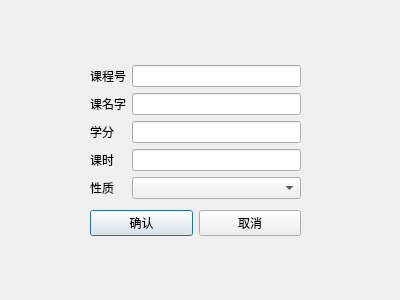
<?xml version="1.0" encoding="UTF-8"?>
<ui version="4.0">
 <class>courseeditdialog</class>
 <widget class="QDialog" name="courseeditdialog">
  <property name="geometry">
   <rect>
    <x>0</x>
    <y>0</y>
    <width>400</width>
    <height>300</height>
   </rect>
  </property>
  <property name="windowTitle">
   <string>Dialog</string>
  </property>
  <widget class="QWidget" name="">
   <property name="geometry">
    <rect>
     <x>90</x>
     <y>60</y>
     <width>211</width>
     <height>182</height>
    </rect>
   </property>
   <layout class="QVBoxLayout" name="verticalLayout_3">
    <item>
     <layout class="QHBoxLayout" name="horizontalLayout">
      <item>
       <layout class="QVBoxLayout" name="verticalLayout">
        <item>
         <widget class="QLabel" name="label">
          <property name="text">
           <string>课程号</string>
          </property>
         </widget>
        </item>
        <item>
         <widget class="QLabel" name="label_2">
          <property name="text">
           <string>课名字</string>
          </property>
         </widget>
        </item>
        <item>
         <widget class="QLabel" name="label_3">
          <property name="text">
           <string>学分</string>
          </property>
         </widget>
        </item>
        <item>
         <widget class="QLabel" name="label_4">
          <property name="text">
           <string>课时</string>
          </property>
         </widget>
        </item>
        <item>
         <widget class="QLabel" name="label_5">
          <property name="text">
           <string>性质</string>
          </property>
         </widget>
        </item>
       </layout>
      </item>
      <item>
       <layout class="QVBoxLayout" name="verticalLayout_2">
        <item>
         <widget class="QLineEdit" name="id"/>
        </item>
        <item>
         <widget class="QLineEdit" name="name"/>
        </item>
        <item>
         <widget class="QLineEdit" name="credit"/>
        </item>
        <item>
         <widget class="QLineEdit" name="hour"/>
        </item>
        <item>
         <widget class="QComboBox" name="type"/>
        </item>
       </layout>
      </item>
     </layout>
    </item>
    <item>
     <layout class="QHBoxLayout" name="horizontalLayout_2">
      <item>
       <widget class="QPushButton" name="confirm">
        <property name="text">
         <string>确认</string>
        </property>
       </widget>
      </item>
      <item>
       <widget class="QPushButton" name="cancel">
        <property name="text">
         <string>取消</string>
        </property>
       </widget>
      </item>
     </layout>
    </item>
   </layout>
  </widget>
 </widget>
 <resources/>
 <connections/>
</ui>
